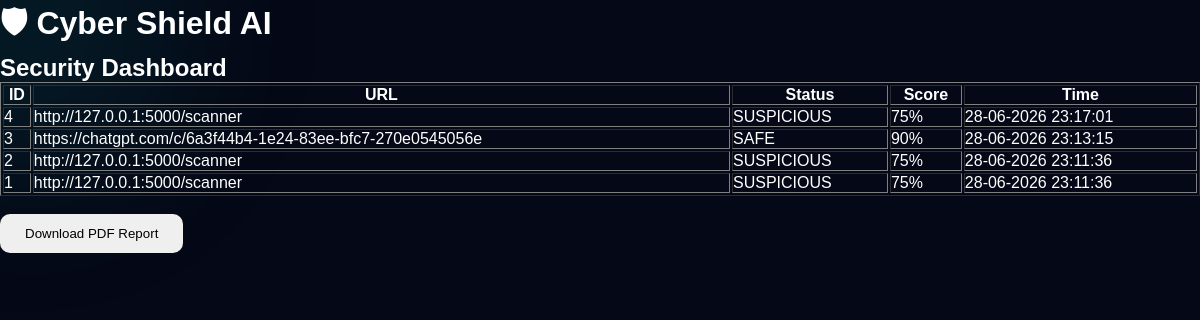
/dashboard, run on the app's committed database.
### tables this page shows
CREATE TABLE scans(
        id INTEGER PRIMARY KEY AUTOINCREMENT,
        url TEXT,
        status TEXT,
        score INTEGER,
        scan_time TEXT
    );

### app.py (the view)
@app.route("/dashboard")
def dashboard():
    conn = sqlite3.connect("database.db")
    cursor = conn.cursor()
    cursor.execute(
        "SELECT * FROM scans ORDER BY id DESC"
    )
    scans = cursor.fetchall()
    conn.close()
    return render_template(
        "dashboard.html",
        scans=scans
    )

### templates/dashboard.html (shortened to what this page needs)
<!DOCTYPE html>
<html>
<head>
<link rel="stylesheet" href="{{ url_for('static', filename='css/style.css') }}">
</head>
<body>
<div class="container">
<h1>🛡 Cyber Shield AI</h1>
<h2>Security Dashboard</h2>
<table border="1" width="100%">
<tr>
<th>ID</th>
<th>URL</th>
<th>Status</th>
<th>Score</th>
<th>Time</th>
</tr>
{% for scan in scans %}
<tr>
<td>{{scan[0]}}</td>
<td>{{scan[1]}}</td>
<td>{{scan[2]}}</td>
<td>{{scan[3]}}%</td>
<td>{{scan[4]}}</td>
</tr>
{% endfor %}
</table>
<br>
<a href="/report">
<button>
Download PDF Report
</button>
</a>
</div>
</body>
</html>

### static/css/style.css (style rules this page uses)
* { margin:0; padding:0; box-sizing:border-box; scroll-behavior:smooth; }
body { font-family:'Poppins',sans-serif; background:#050816; color:white; overflow-x:hidden; }
body::before { content:""; position:fixed; width:300px; height:300px; background:rgba(0,255,231,.08); border-radius:50%; top:-120px; left:-120px; filter:blur(80px); z-index:-1; }
body::after { content:""; position:fixed; width:250px; height:250px; background:rgba(0,120,255,.08); border-radius:50%; bottom:-100px; right:-100px; filter:blur(70px); z-index:-1; }
button { overflow:hidden; position:relative; }
button { transition:.3s; }
button { padding:12px 25px; border:none; border-radius:10px; cursor:pointer; }

### data on the page
scans: id "4", url "http://127.0.0.1:5000/scanner", status "SUSPICIOUS", score "75", scan_time "28-06-2026 23:17:01"
scans: id "3", url "https://chatgpt.com/c/6a3f44b4-1e24-83ee-bfc7-270e0545056e", status "SAFE", score "90", scan_time "28-06-2026 23:13:15"
scans: id "2", url "http://127.0.0.1:5000/scanner", status "SUSPICIOUS", score "75", scan_time "28-06-2026 23:11:36"
scans: id "1", url "http://127.0.0.1:5000/scanner", status "SUSPICIOUS", score "75", scan_time "28-06-2026 23:11:36"
